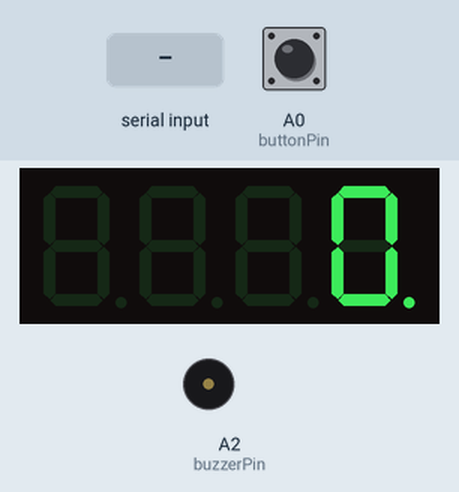
The sketch below on a simulated Arduino Uno, built with avr-gcc and run on an emulated ATmega328P. Shown: 4-digit seven-segment display, buzzer (waves = sounding). The test bench sets the inputs (shaded band); at power-on: A0 (buttonPin) HIGH.

Above: at 1.2 s.
1.3 s: A0 (buttonPin) pulled LOW for 1 s
At 1.42 s:
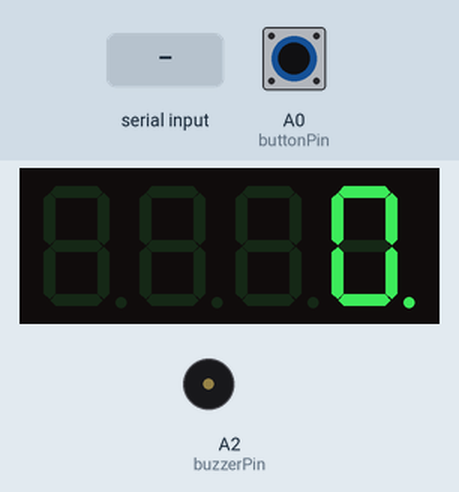
3.8 s: "90,45\n" received over Serial
At 4.6 s:
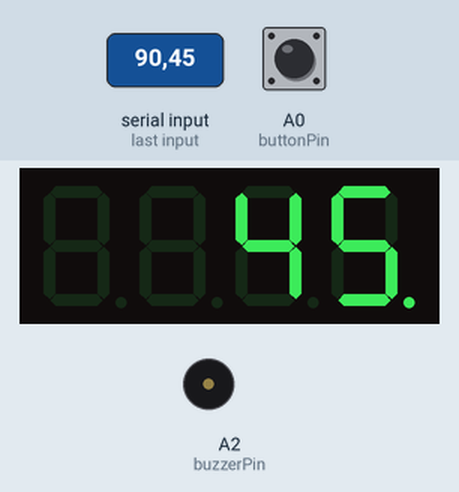
5.3 s: "30,150\n" received over Serial
At 6.1 s:
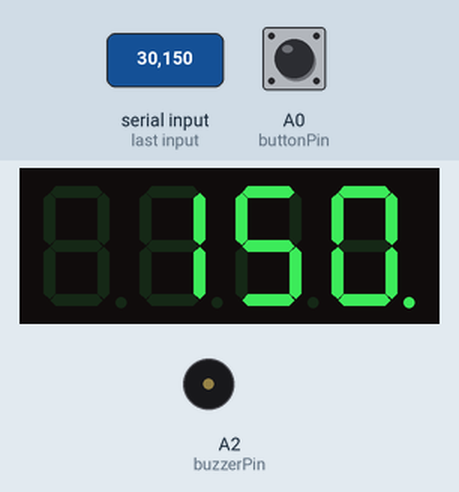
7.8 s: A0 (buttonPin) pulled LOW for 0.15 s
At 8.7 s:
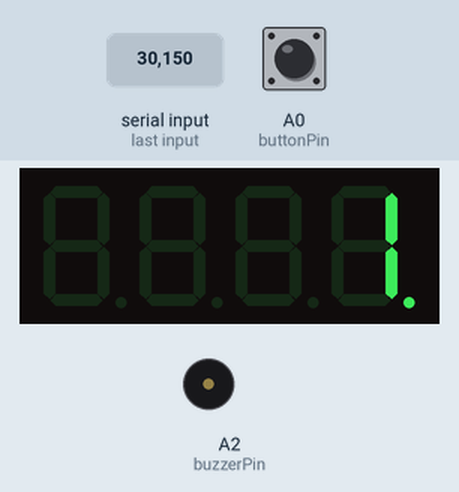
9.4 s: A0 (buttonPin) pulled LOW for 3.2 s
At 9.52 s:
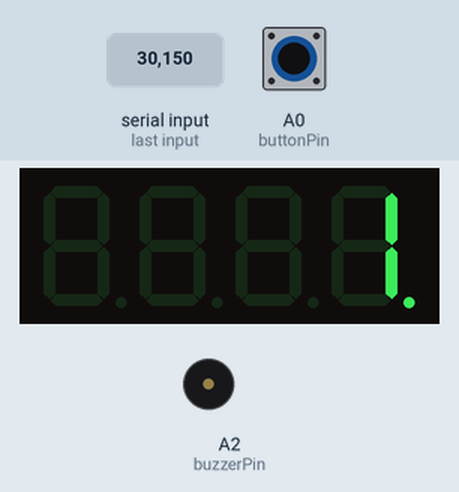
Timing chart, 0 to 14.0 s (numbered marks = the images above; inputs shaded):
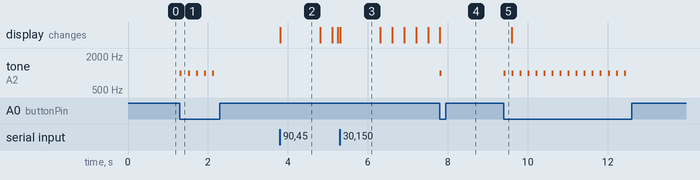

The sketch:

a_downNumber_4_digit.ino
```cpp
//5주차 실습 2
//4-digit 7-segment
//시리얼 모니터에 1~99 사이의 정수 입력 -> 타이머 동작
//프로그램 시작되면 세그먼트 0 출력
//시리얼 모니터에 숫자 입력 -> 0.3초 주기로 증가 -> 해당 숫자에서 정지
//숫자가 증가하는 중 스위치 누름 -> 부저 짧게 소리 내며 숫자의 증가 정지
//숫자의 증가 정지된 상태에서 다시 스위치 누름 -> 다시 숫자 증가
//세그먼트 9번핀과 12번 핀은 사용x -> 4 digit에서 십의자리와 일의자리만 사용
//해당 자리에 스위치와 부저 연결 -> D5, D2에 스위치와 부저 연결

#include <SevSeg.h>

SevSeg sevseg;
#define buttonPin A0
#define buzzerPin A2
int targetNumber;       //시리얼 모니터에서 입력받는 숫자
int currentNumber;      //현재 세그먼트 디스플레이에 표시되는 숫자
bool isPaused = false;      //숫자 증가의 일시중지 여부를 판단하는 bool 변수
unsigned long timer;        //경과시간 저장 변수

void setup() {
  byte numDigits = 4;                           //두자리만 사용(십의자리, 일의자리)
  byte digitPins[] = {2,5,6,13};                   // 10의 자리에 해당되는 공통단자 핀번호 6, 1의 자리에 해당되는 공통단자 핀번호 13
  byte segmentPins[] = {3, 7, 11, 9, 8, 4, 12}; // 각 세그먼트 핀에 연결된 아두이노 핀 번호 저장하는 배열 A~G까지에 해당되는 핀 번호
  //(공통 애노드 타입, 자릿수, 자릿수 핀, 세그먼트 핀)
  sevseg.begin(COMMON_ANODE, numDigits, digitPins, segmentPins);
  sevseg.setBrightness(90);                     //세그먼트 밝기

  pinMode(buttonPin, INPUT_PULLUP);             //버튼 설정, PULLUP모드 : 누르면 HIGH(1) -> LOW(0)
  pinMode(buzzerPin, OUTPUT);                   //부저 설정, OUTPUT : 출력모드로 설정됨

  Serial.begin(9600);                           //시리얼통신 시작, 통신속도 9600 baud 설정
  timer = millis();                             //프로그램 시작 시의 경과 시간 저장
                                                //setup()에 설정해두는 이유 : 프로그램 시작 시점의 시간을 초기값을 설정, 이후 경과 시간 계산에 사용하기 위해
}

void loop() {
  if (Serial.available() > 0) {                 //시리얼버퍼에 값(데이터)이 들어오면 if문 아래 실행
    int inputValue = Serial.parseInt();         //시리얼에 입력된 숫자(정수)를 inputValue에 설정해줌
    if (inputValue >= 1 && inputValue <= 9999) {  //inputValue는 1~99사이 정수
             //설정된 inputValue를 tagetNumber로 재설정
      currentNumber = inputValue;                        //현재 숫자 0으로 초기화
      targetNumber = 0;
      isPaused = false;                         //숫자 증가의 일시중지 X (처음 시작할때는 증가해야하니까 false)
    }
  }

  if (digitalRead(buttonPin) == LOW) {          //버튼이 눌렸다면
    isPaused = !isPaused;                       //숫자 증가 일시중지 상태 변수 반전시켜주기 (일시중지 -> 다시 시작 or 시작 -> 일시중지)
    tone(buzzerPin, 1000, 50);                  //부저핀 울리도록 설정(1000Hz, 50ms지속)
    delay(200);                                 //버튼 중복 방지를 위해 적당히 딜레이
  }
//!isPaused : 숫자 증가 일시중지된 상태가 아닐때
//currentNumber < targetNumber : 현재 숫자 < 입력한 숫자
//millis() - timer >= 300 : 0.3(300ms)마다 경과했는지 확인
//-> [[ millis() - timer = 300이 아닌 이유 :
// 아두이노의 loop()함수가 빠르게 반복되니까 0.3초를 감지하기 어려울 수 있어서 넉넉하게 범위를 주는 것  ]]
//일시중지 상태가 아니고 && 현재 숫자 < 입력한 숫자 && 경과 시간이 0.3초일때
  if (!isPaused && currentNumber > targetNumber && millis() - timer >= 10) {
    currentNumber--;      //현재 숫자 1 증가
    timer = millis();     //숫자가 증가한 시점의 밀리초단위로 변수 timer에 저장
  }
  //세그먼트 디스플레이에 현재 숫자 표시하도록 설정, 0의 의미 : 소수점 사용 x
  sevseg.setNumber(currentNumber, 0);
  //세그먼트 디스플레이 갱신, 현재 숫자 표시되도록 함.
  sevseg.refreshDisplay();
}
```

Measured:
- after the input at 1.3 s, tone on A2 (buzzerPin): alternates 1000 Hz for 0.05 s and silent for 0.15 s, 10 changes in all, then stays silent, starting at once
- after the input at 3.8 s, the display: first changes at once (image 2 shows a later state)
- after the input at 5.3 s, the display: changes at once (image 3)
- after the input at 7.8 s, tone on A2 (buzzerPin): silent → 1000 Hz at once, → silent 0.05 s later; the display: changes at once (image 4)
- after the input at 9.4 s, tone on A2 (buzzerPin): alternates 1000 Hz for 0.05 s and silent for 0.15 s, 32 changes in all, then stays silent, starting at once
- what the display in image 2 shows lasts 1.0 s, from 3.8 s to 4.8 s
